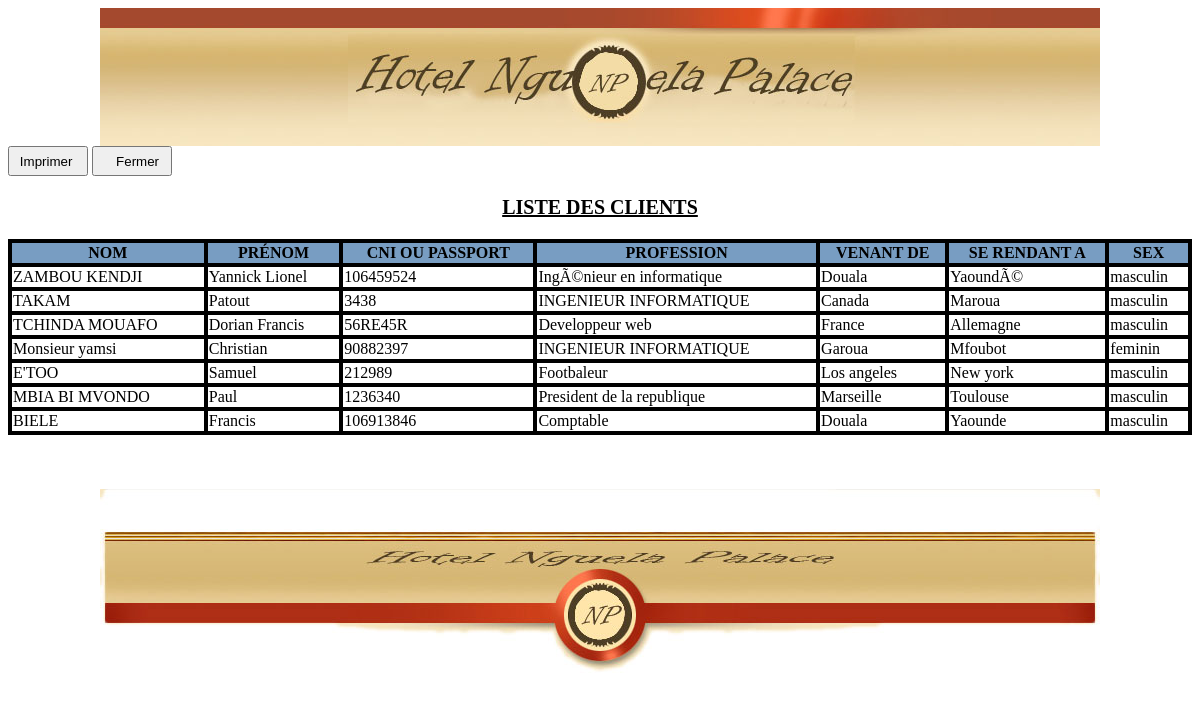
The page /etat/personne_physique.php on the database its author committed.
### tables this page shows
CREATE TABLE IF NOT EXISTS `personne_physique` (
  `ID_PERSONNE` int(2) NOT NULL AUTO_INCREMENT,
  `ID_CLIENT` int(2) NOT NULL,
  `NUMERO_INDENTIFIANT` varchar(50) NOT NULL,
  `TYPE_IDENTITE_CLIENT` char(32) DEFAULT NULL,
  `DELIVRE_LE` date DEFAULT NULL,
  `LIEU_DELIVRANCE` char(32) DEFAULT NULL,
  `NOM_CLIENT` char(100) DEFAULT NULL,
  `PRENOM_CLIENT` char(100) DEFAULT NULL,
  `DATE_NAISSANCE_CLIENT` date DEFAULT NULL,
  `VILLE_NAISSANCE_CLIENT` char(32) DEFAULT NULL,
  `PAYS_NAISSANCE_CLIENT` char(32) DEFAULT NULL,
  `NATIONALITE_CLIENT` char(32) DEFAULT NULL,
  `PAYS_RESIDENCE_CLIENT` char(32) DEFAULT NULL,
  `VILLE_RESIDENCE_CLIENT` char(32) DEFAULT NULL,
  `ADRESSE_PRIVEE_CLIENT` char(32) DEFAULT NULL,
  `TELEPHONE_CLIENT` int(2) DEFAULT NULL,
  `EMAIL_CLIENT` char(32) DEFAULT NULL,
  `PROFESSION_CLIENT` char(32) DEFAULT NULL,
  `SOCIETE_CLIENT` char(32) DEFAULT NULL,
  `ADRESSE_SOCIETE_TRA_CLIENT` char(32) DEFAULT NULL,
  `TELEPHONE_SOCIETE_TRA_CLIENT` int(2) DEFAULT NULL,
  `FAX_SOCIETE_TRA_CLIENT` char(32) DEFAULT NULL,
  `EMAIL_SOCIETE` char(32) DEFAULT NULL,
  `VENANT_DE` char(32) DEFAULT NULL,
  `SE_RENDANT_A` char(32) DEFAULT NULL,
  `SEX` char(32) DEFAULT NULL,
  PRIMARY KEY (`ID_PERSONNE`),
  KEY `I_FK_PERSONNE_PHYSIQUE_CLIENT` (`ID_CLIENT`)
);

### etat/personne_physique.php (the view, shortened to what this page needs)
<!DOCTYPE html PUBLIC "-//W3C//DTD XHTML 1.0 Transitional//EN" "http://www.w3.org/TR/xhtml1/DTD/xhtml1-transitional.dtd">
<html xmlns="http://www.w3.org/1999/xhtml" xml:lang="en" lang="en">
<head>
    <link rel="stylesheet" href="../procedure_css/imp_style.css" type="text/css" media="screen" />
	<link rel="stylesheet" href="../procedure_css/impression.css" type="text/css" media="print" />
</head>
<body>
<center><img src="../images/top_bg.JPG"/></center>
<body>
<form>
<input type="submit" style="width:80px; height:30px"  name="btn"  class="btn1"  value=" Imprimer  " onclick="window.print();"/>
<input type="submit" style="width:80px; height:30px"  name="btn"  class="btn2" value="   Fermer" onclick="window.close();"/>
</form>
<p>liste des clients <p>
									  <?php
										$link=Connexion();
										print "<table class='etat_table' border:1 width='100%' style='border:1px solid black'>";
										print " <th class='entete_tableau' style='border:1px solid black' >";
										print " <strong> NOM </strong>";
	           							print " </th>";
										print " <th class='entete_tableau' style='border:1px solid black' >";
										print " <strong>Pr&eacute;nom </strong>";
	           							print " </th>";
										print " <th class='entete_tableau' style='border:1px solid black'>";
										print " <strong>Cni ou passport </strong>";
	           							print " </th>";
										print " <th class='entete_tableau' style='border:1px solid black' >";
										print " <strong>Profession</strong>";
	           							print " </th>";
										print " <th class='entete_tableau' style='border:1px solid black' >";
										print " <strong> Venant de </strong>";
	           							print " </th>";
                                        print " <th class='entete_tableau' style='border:1px solid black' >";
										print " <strong> Se rendant a </strong>";
	           							print " </th>";
										print " <th class='entete_tableau' style='border:1px solid black' >";
										print " <strong> Sex </strong>";
	           							print " </th>";
									  $requete="select *from personne_physique order by ID_PERSONNE desc ";
										$result=mysql_query($requete, $link);
										$i=0;
										while($lecture=mysql_fetch_array($result))
										{  extract($lecture);
											 $i++;
											 if ($i%2==1) print " <tr class='ligne_impaire' style='border:1px solid black'>";
											else print " <tr class='ligne_paire'>";
                                            print " <td style='border:1px solid black'>".stripslashes($NOM_CLIENT)."</td>";
											print " <td style='border:1px solid black'>".$PRENOM_CLIENT."</td>";
											print " <td style='border:1px solid black'>".stripslashes($NUMERO_INDENTIFIANT)."</td>";
											print " <td style='border:1px solid black'>".stripslashes($PROFESSION_CLIENT)."</td>";
                                            print " <td style='border:1px solid black'>".stripslashes($VENANT_DE)."</td>";
										    print " <td style='border:1px solid black'>".stripslashes($SE_RENDANT_A)."</td>";
										    print " <td style='border:1px solid black'>".stripslashes($SEX)."</td>";
											 print " </tr>";
										}
										print "</table>";
									 ?>
</body>
</html></br></br></br>
<center><img src="../images/footer.JPG"/></center>

### procedure_css/imp_style.css (style rules this page uses)
p { text-align:center; font-family: "Times New Roman", Georgia, serif; font-size: 20px; font-weight: bold; text-decoration: underline; text-transform: uppercase; }
.entete_tableau { background-color:#789DC2; text-transform: uppercase; font-weight: bold; font-size: 16px; }
.ligne_impaire,.ligne_paire { background-color:white; }
.etat_table { background-color:black; }

### procedure_css/impression.css (style rules this page uses)
p { text-align:center; font-family: "Times New Roman", Georgia, serif; font-size: 20px; font-weight: bold; text-decoration: underline; text-transform: uppercase; }
.entete_tableau { background-color:#CCCCCC; text-transform: uppercase; font-weight: bold; font-size: 16px; }
.ligne_impaire,.ligne_paire { background-color:white; }
.btn1,.btn2 { display:none; }
.etat_table { background-color:black; }

### rows shown on the page
personne_physique: NOM_CLIENT "ZAMBOU KENDJI", PRENOM_CLIENT "Yannick Lionel", NUMERO_INDENTIFIANT "106459524", PROFESSION_CLIENT "IngÃ©nieur en informatique", VENANT_DE "Douala", SE_RENDANT_A "YaoundÃ©", SEX "masculin"
personne_physique: NOM_CLIENT "TAKAM", PRENOM_CLIENT "Patout", NUMERO_INDENTIFIANT "3438", PROFESSION_CLIENT "INGENIEUR INFORMATIQUE", VENANT_DE "Canada", SE_RENDANT_A "Maroua", SEX "masculin"
personne_physique: NOM_CLIENT "TCHINDA MOUAFO", PRENOM_CLIENT "Dorian Francis", NUMERO_INDENTIFIANT "56RE45R", PROFESSION_CLIENT "Developpeur web", VENANT_DE "France", SE_RENDANT_A "Allemagne", SEX "masculin"
personne_physique: NOM_CLIENT "Monsieur yamsi", PRENOM_CLIENT "Christian", NUMERO_INDENTIFIANT "90882397", PROFESSION_CLIENT "INGENIEUR INFORMATIQUE", VENANT_DE "Garoua", SE_RENDANT_A "Mfoubot", SEX "feminin"
personne_physique: NOM_CLIENT "E'TOO", PRENOM_CLIENT "Samuel", NUMERO_INDENTIFIANT "212989", PROFESSION_CLIENT "Footbaleur", VENANT_DE "Los angeles", SE_RENDANT_A "New york", SEX "masculin"
personne_physique: NOM_CLIENT "MBIA BI MVONDO", PRENOM_CLIENT "Paul", NUMERO_INDENTIFIANT "1236340", PROFESSION_CLIENT "President de la republique", VENANT_DE "Marseille", SE_RENDANT_A "Toulouse", SEX "masculin"
personne_physique: NOM_CLIENT "BIELE", PRENOM_CLIENT "Francis", NUMERO_INDENTIFIANT "106913846", PROFESSION_CLIENT "Comptable", VENANT_DE "Douala", SE_RENDANT_A "Yaounde", SEX "masculin"
